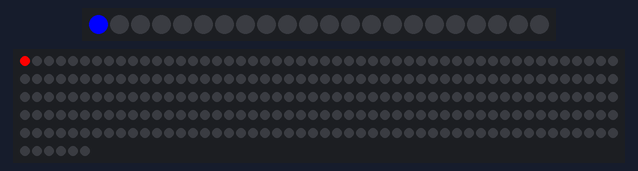
A sketch run on a simulated ESP32. On the bench: 22 RGB LEDs in strip order, left to right, 256 RGB LEDs in strip order, left to right, continuing on the next row.

Above: at 0.06 s.
At 4.95 s:
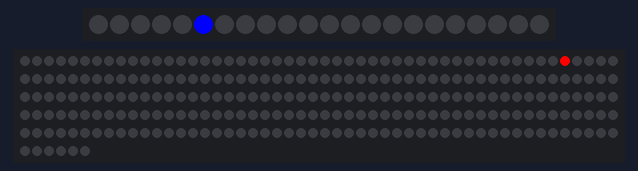
At 9.95 s:
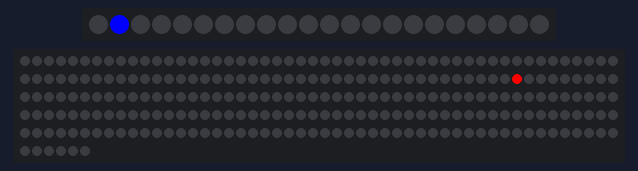
At 19.95 s:
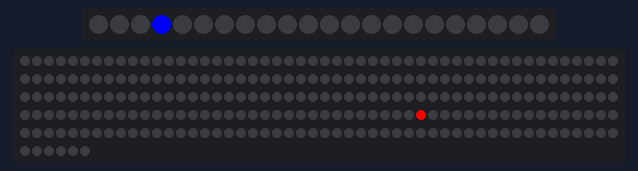
At 29.84 s:
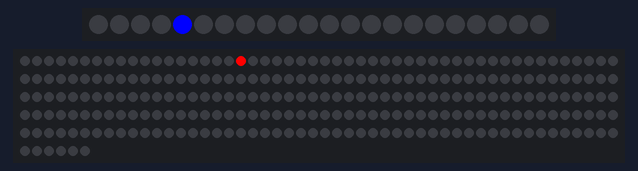
At 39.85 s:
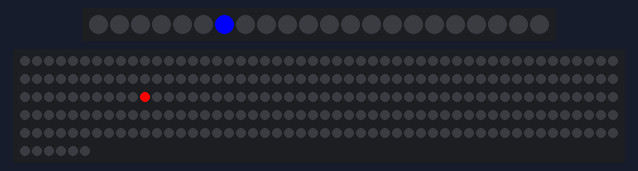

The sketch:

sketch_may01a.ino
```cpp
#define FASTLED_ESP32_I2S 1
#include "FastLED.h"

CRGB leds1[256];
CRGB leds2[22];
void setup() {
  Serial.begin(115200);

    FastLED.addLeds<WS2812B, 13, GRB>(leds2,22).setCorrection(TypicalLEDStrip);

   FastLED.addLeds<WS2812B, 12, GRB>(leds1,256).setCorrection(TypicalLEDStrip); // put your setup code here, to run once:

}
int k=0;
void loop() {
fill_solid(leds1,256,CRGB::Black);
fill_solid(leds2,10,CRGB::Black);
leds1[k%256]=CRGB::Red;
leds2[k%10]=CRGB::Blue;
k++;
  FastLED.show();
  // put your main code here, to run repeatedly:
delay(100);
}
```
